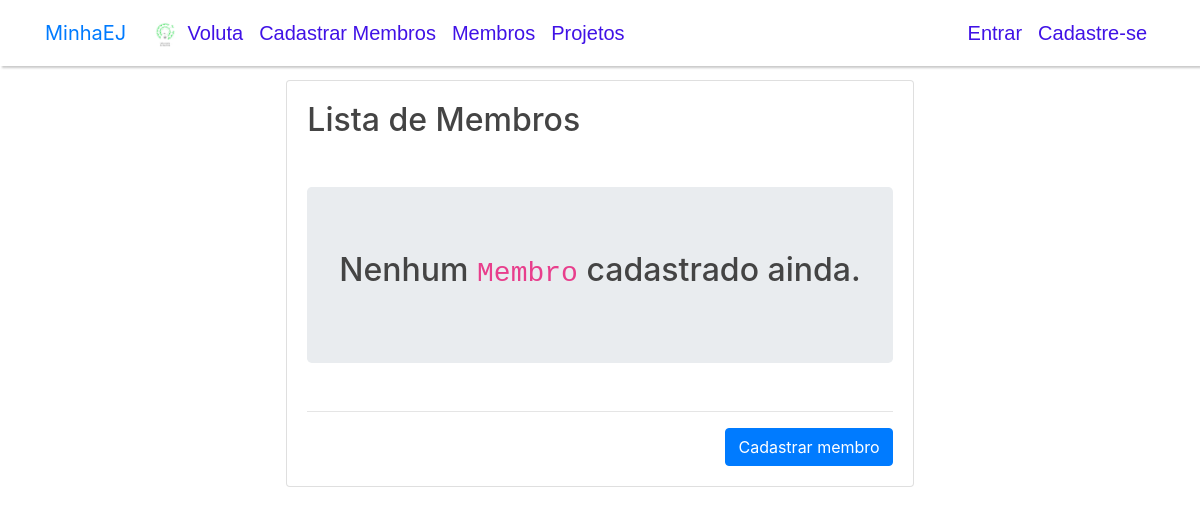
The page /listamembros/ on the database as committed earlier.
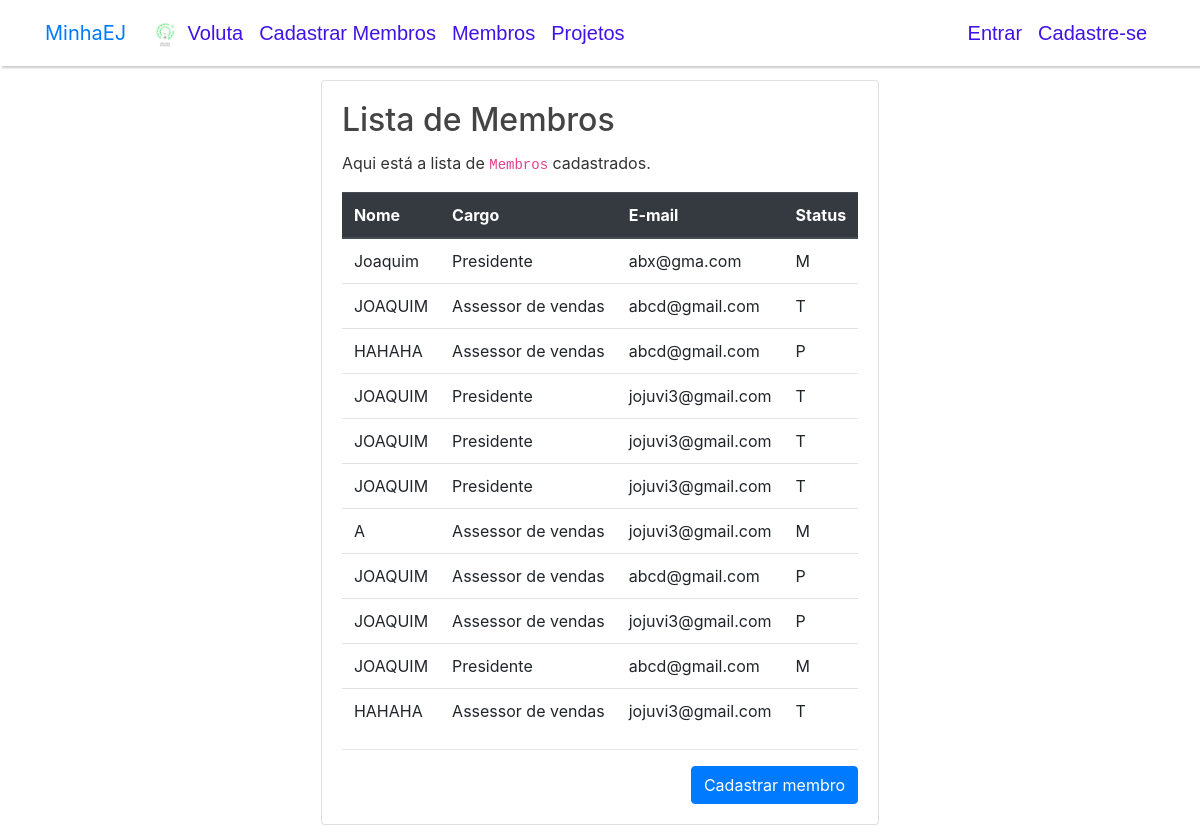
The same page on the database as committed later.
### fileserver/models.py (models this page shows, shortened)
class Membro(models.Model):
    STATUS_CHOICES = [
        ["T", "Trainee"],
        ["M", "Membro"],
        ["P", "Pós Júnior"]
    ]
    nome = models.CharField(max_length=20, null=False)
    cargo = models.CharField(max_length=20, null=False)
    email = models.EmailField(null=False)
    status = models.CharField(max_length=1, choices=STATUS_CHOICES)

### fileserver/views.py (the view)
# urls.py: path('listamembros/', MembroListView.as_view(), name="lista_membros"),
class MembroListView(ListView):
    template_name = "fileserver/listamembros.html"
    model = Membro
    context_object_name = "Membros"

### fileserver/templates/fileserver/listamembros.html
{% extends "fileserver/base.html" %} {% load staticfiles %} {% block content %}
<div class="container">
    <div class="row">
        <div class="col-lg-12 col-md-12 col-sm-12 col-xs-12">
            <div class="card">
                <div class="card-body">
                    <h5 class="card-title">Lista de Membros</h5>
                    {% if Membros|length > 0 %}
                    <p class="card-text">
                        Aqui está a lista de <code>Membros</code> cadastrados.
                    </p>
                    <table class="table">
                        <thead class="thead-dark">
                            <tr>
                                <th>Nome</th>
                                <th>Cargo</th>
                                <th>E-mail</th>
                                <th>Status</th>
                            </tr>
                        </thead>
                        <tbody>
                            {% for membro in Membros %}
                            <tr>
                                <td>{{ membro.nome }}</td>
                                <td>{{ membro.cargo }}</td>
                                <td>{{ membro.email }}</td>
                                <td>{{ membro.status }}</td>
                            </tr>
                            {% endfor %}
                        </tbody>
                    </table>
                    {% else %}
                    <div class="text-center mt-5 mb-5 jumbotron">
                        <h5>Nenhum <code>Membro</code> cadastrado ainda.</h5>
                    </div>
                    {% endif %}
                    <hr />
                    <div class="text-right">
                        <a href="{% url 'cadastrar_usuario' %}" class="btn btn-primary">
                Cadastrar membro
              </a>
                    </div>
                </div>
            </div>
        </div>
    </div>
</div> {% endblock content %}

Rows that differ between the two databases and show on the page:
added Membro: nome "Joaquim", cargo "Presidente", email "abx@gma.com", status "M"
added Membro: nome "JOAQUIM", cargo "Assessor de vendas", email "abcd@gmail.com", status "T"
added Membro: nome "HAHAHA", cargo "Assessor de vendas", email "abcd@gmail.com", status "P"
added Membro: nome "JOAQUIM", cargo "Presidente", email "jojuvi3@gmail.com", status "T"
added Membro: nome "JOAQUIM", cargo "Presidente", email "jojuvi3@gmail.com", status "T"
added Membro: nome "JOAQUIM", cargo "Presidente", email "jojuvi3@gmail.com", status "T"
added Membro: nome "A", cargo "Assessor de vendas", email "jojuvi3@gmail.com", status "M"
added Membro: nome "JOAQUIM", cargo "Assessor de vendas", email "abcd@gmail.com", status "P"
added Membro: nome "JOAQUIM", cargo "Assessor de vendas", email "jojuvi3@gmail.com", status "P"
added Membro: nome "JOAQUIM", cargo "Presidente", email "abcd@gmail.com", status "M"
added Membro: nome "HAHAHA", cargo "Assessor de vendas", email "jojuvi3@gmail.com", status "T"
Other text that changed with them:
text no longer shown: "Nenhum Membro cadastrado ainda."
text now shown: "Aqui está a lista de Membros cadastrados. Nome Cargo E-mail Status"
